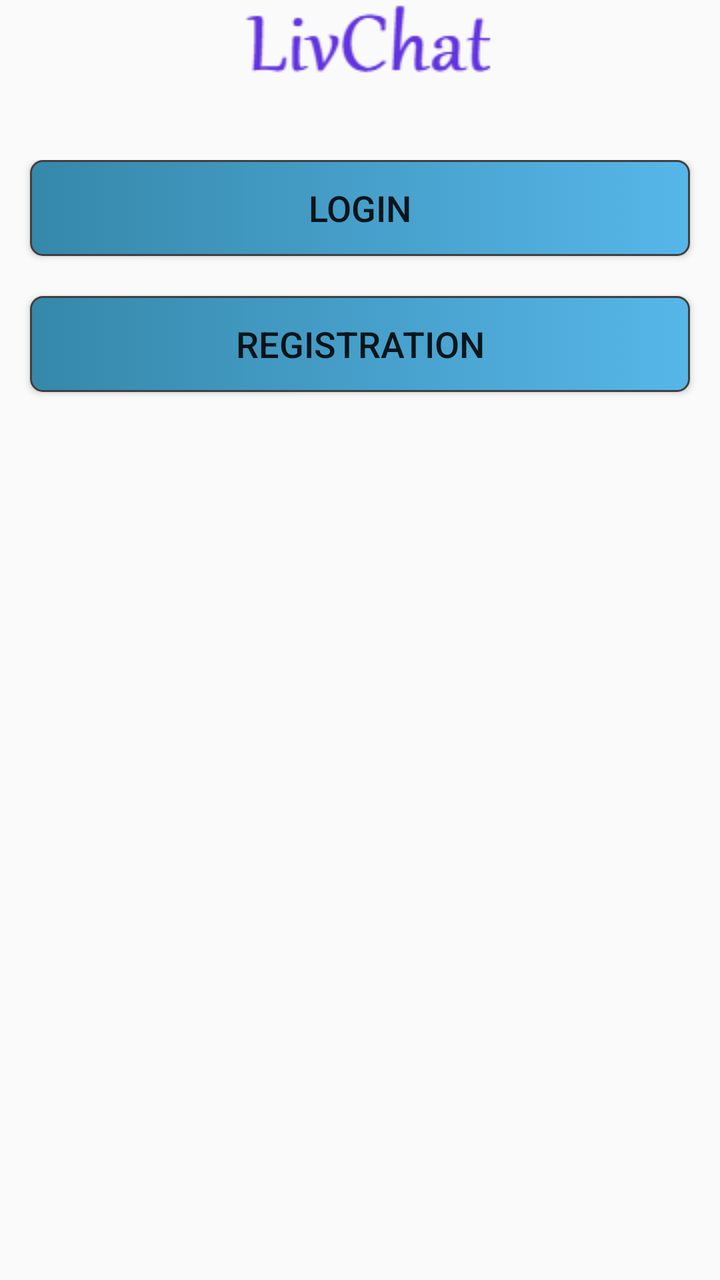
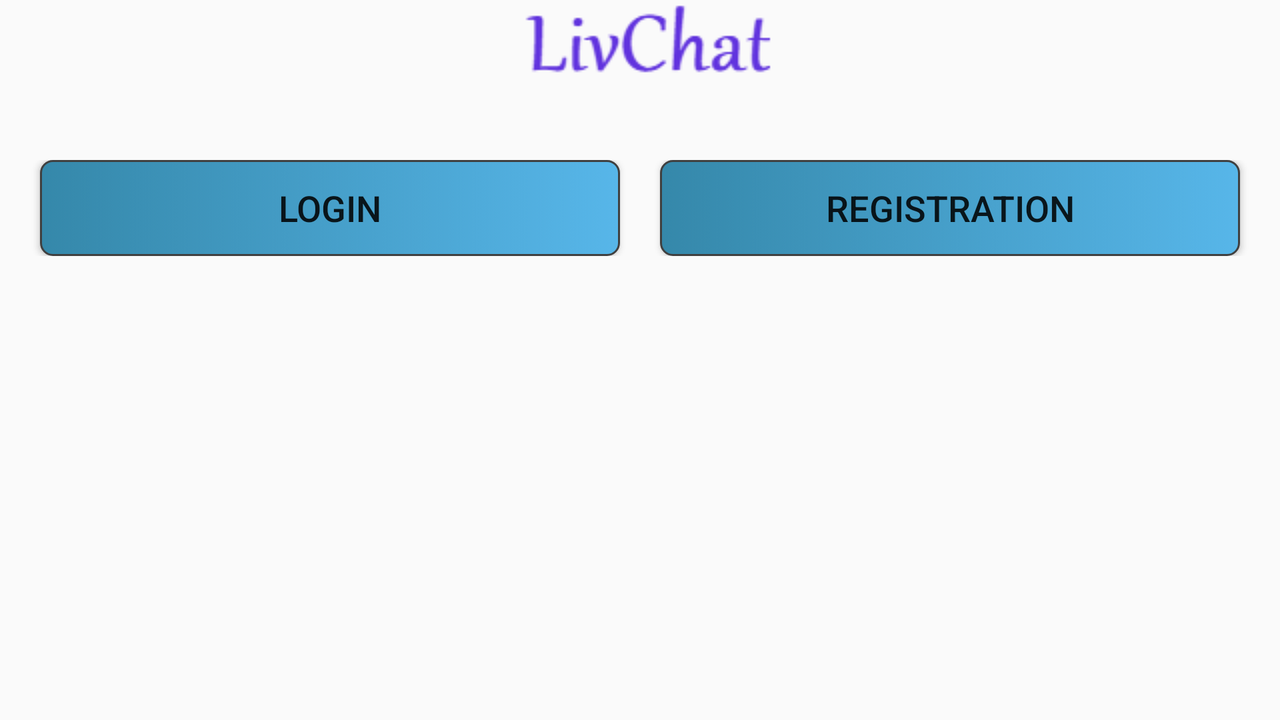

The same Android screen from two of the app's own layout files: first res/layout/ as a phone draws it, then the repository's variant for another configuration, drawn on a device whose configuration selects that folder. Both files follow.
<!-- AndroidManifest.xml: application theme AppTheme -->
<!-- res/layout/fragment_main.xml -->
<?xml version="1.0" encoding="utf-8"?>
<LinearLayout xmlns:android="http://schemas.android.com/apk/res/android"
    xmlns:app="http://schemas.android.com/apk/res-auto"
    android:layout_width="match_parent"
    android:layout_height="match_parent"
    android:orientation="vertical">

    <LinearLayout
        android:layout_width="match_parent"
        android:layout_height="wrap_content"
        android:gravity="center"
        android:orientation="vertical">

        <ImageView
            android:id="@+id/imageView"
            android:layout_width="wrap_content"
            android:layout_height="wrap_content"
            android:layout_gravity="center|center_vertical"
            android:contentDescription="@string/app_name"
            app:srcCompat="@drawable/logo_livchat" />
    </LinearLayout>

    <LinearLayout
        android:layout_width="match_parent"
        android:layout_height="wrap_content"
        android:layout_marginTop="30dp"
        android:gravity="bottom"
        android:orientation="vertical">

        <Button
            android:id="@+id/btnLogin"
            android:layout_width="match_parent"
            android:layout_height="wrap_content"
            android:layout_marginLeft="15dp"
            android:layout_marginRight="15dp"
            android:layout_marginBottom="20dp"
            android:background="@drawable/check_press_btn"
            android:text="@string/login_account"
            android:textSize="18sp" />

        <Button
            android:id="@+id/btnRegistration"
            android:layout_width="match_parent"
            android:layout_height="wrap_content"
            android:layout_gravity="bottom"
            android:layout_marginLeft="15dp"
            android:layout_marginRight="15dp"
            android:layout_marginBottom="15dp"
            android:background="@drawable/check_press_btn"
            android:text="@string/registration"
            android:textSize="18sp" />
    </LinearLayout>

</LinearLayout>
<!-- resources referenced by this layout -->
<resources>
  <!-- drawable check_press_btn (drawable) -->
  <?xml version="1.0" encoding="utf-8"?>
  <selector xmlns:android="http://schemas.android.com/apk/res/android">
      <item android:state_pressed="true" android:drawable="@drawable/button_background_press" />
      <item android:state_pressed="false" android:drawable="@drawable/button_background" />
  </selector>
  <!-- drawable logo_livchat: png bitmap (drawable, 2353 bytes) -->
  <string name="app_name">LivChat</string>
  <string name="login_account">Login</string>
  <string name="registration">Registration</string>
  <style name="AppTheme" parent="Theme.AppCompat.Light.DarkActionBar">
          
          <item name="colorPrimary">@color/colorPrimary</item>
          <item name="colorPrimaryDark">@color/colorPrimaryDark</item>
          <item name="colorAccent">@color/colorAccent</item>
      </style>
  <!-- drawable button_background_press (drawable) -->
  <?xml version="1.0" encoding="utf-8"?>
  <shape xmlns:android="http://schemas.android.com/apk/res/android" android:shape="rectangle">
      <stroke android:width="1dp" android:color="#FF404040" />
      <corners android:radius="6dp" />
      <solid android:color="#216E8D"/>
  </shape>
  <!-- drawable button_background (drawable) -->
  <?xml version="1.0" encoding="utf-8"?>
  <shape xmlns:android="http://schemas.android.com/apk/res/android" android:shape="rectangle">
      <stroke android:width="1dp" android:color="#FF404040" />
      <corners android:radius="6dp" />
      <gradient android:startColor="#3588AA" android:endColor="#57B6E9"/>
  </shape>
  <color name="colorPrimary">#008577</color>
  <color name="colorPrimaryDark">#00574B</color>
  <color name="colorAccent">#D81B60</color>
</resources>
<!-- res/layout-land/fragment_main.xml (the repository's variant of the layout above) -->
<!-- drawn on the phone turned sideways -->
<?xml version="1.0" encoding="utf-8"?>
<LinearLayout xmlns:android="http://schemas.android.com/apk/res/android"
    xmlns:app="http://schemas.android.com/apk/res-auto"
    android:orientation="vertical" android:layout_width="match_parent"
    android:layout_height="match_parent">

    <LinearLayout
        android:layout_width="match_parent"
        android:layout_height="wrap_content"
        android:gravity="center"
        android:orientation="vertical">

        <ImageView
            android:id="@+id/imageView"
            android:layout_width="wrap_content"
            android:layout_height="wrap_content"
            android:layout_gravity="center|center_vertical"
            android:contentDescription="@string/app_name"
            app:srcCompat="@drawable/logo_livchat" />
    </LinearLayout>

    <LinearLayout
        android:layout_width="match_parent"
        android:layout_height="wrap_content"
        android:layout_marginTop="30dp"
        android:gravity="bottom"
        android:orientation="horizontal">

        <Button
            android:id="@+id/btnLogin"
            android:layout_width="match_parent"
            android:layout_height="wrap_content"
            android:layout_marginLeft="20dp"
            android:layout_marginRight="10dp"
            android:layout_weight="1"
            android:background="@drawable/check_press_btn"
            android:text="@string/login_account"
            android:textSize="18sp" />

        <Button
            android:id="@+id/btnRegistration"
            android:layout_width="match_parent"
            android:layout_height="wrap_content"
            android:layout_gravity="bottom"
            android:layout_marginLeft="10dp"
            android:layout_marginRight="20dp"
            android:layout_weight="1"
            android:background="@drawable/check_press_btn"
            android:text="@string/registration"
            android:textSize="18sp" />
    </LinearLayout>

</LinearLayout>
